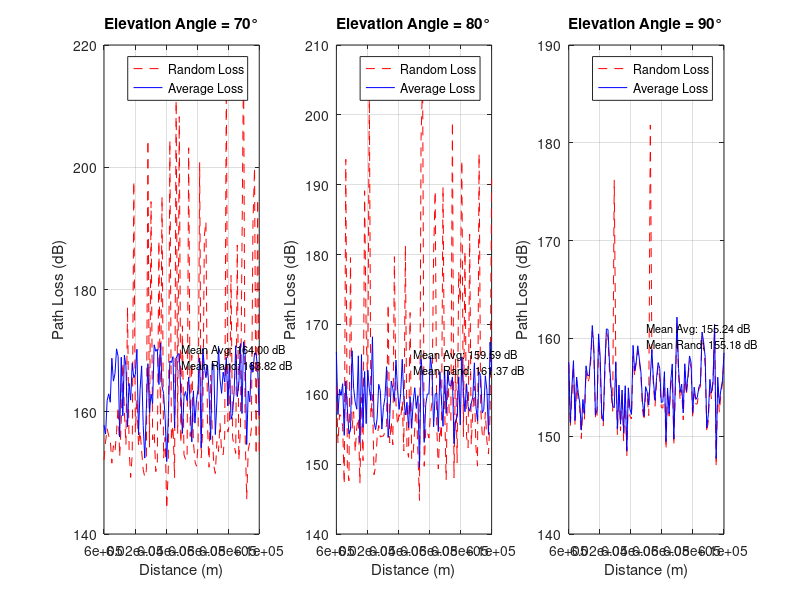

This figure's MATLAB source:
% Parameters
frequency = 2e9; % 2 GHz
distances = linspace(600e3, 610e3, 100); % Distance range from 600 km to 610 km
elevation_angles = [70, 80, 90]; % Elevation angles in degrees

% LoS probabilities for elevation angles
los_prob_values = [73.8, 82.0, 98.1]; % Percentages
los_shadow_fading = [3.5, 3.4, 2.9]; % LoS shadow fading
nlos_shadow_fading = [15.5, 13.9, 12.4]; % NLoS shadow fading
nlos_clutter_loss = [34.3, 30.9, 29.0]; % NLoS clutter loss

% Preallocate results
results_random = zeros(length(distances), length(elevation_angles));
results_avg = zeros(length(distances), length(elevation_angles));

% Helper functions
function fspl = calculate_freespacePL(frequency, distance)
    c = 299792458; % Speed of light in m/s
    fspl = 20 * log10(frequency) + 20 * log10(distance) + 20 * log10(4 * pi / c);
end

function los_prob = get_los_prob(elevation, los_prob_values)
    index = max(1, min(round((elevation - 70) / 10) + 1, 3));
    los_prob = los_prob_values(index) / 100; % Convert to fraction
end

function [los_loss, nlos_loss] = calculate_losses(elevation, los_shadow_fading, nlos_shadow_fading, nlos_clutter_loss)
    index = max(1, min(round((elevation - 70) / 10) + 1, 3));
    los_loss = los_shadow_fading(index) * randn; % LoS shadow fading
    nlos_loss = nlos_shadow_fading(index) * randn + nlos_clutter_loss(index); % NLoS fading + clutter loss
end

% Simulation
for j = 1:length(elevation_angles)
    elevation = elevation_angles(j);
    P_LOS = get_los_prob(elevation, los_prob_values); % LoS Probability
    for i = 1:length(distances)
        dist = distances(i);
        fspl = calculate_freespacePL(frequency, dist);
        
        % Calculate shadow and clutter loss
        [los_sdcl, nlos_sdcl] = calculate_losses(elevation, los_shadow_fading, nlos_shadow_fading, nlos_clutter_loss);

        % Random-based calculation
        if rand < P_LOS
            results_random(i, j) = fspl + los_sdcl;
        else
            results_random(i, j) = fspl + nlos_sdcl;
        end

        % Average-based calculation
        results_avg(i, j) = P_LOS * (fspl + los_sdcl) + (1 - P_LOS) * (fspl + nlos_sdcl);
    end
end

% Calculate mean values
mean_random = mean(results_random, 1);
mean_avg = mean(results_avg, 1);

% Plot the results with subplots
figure;
for j = 1:length(elevation_angles)
    subplot(1, 3, j); % Create a subplot for each elevation angle
    plot(distances, results_random(:, j), 'r--', 'DisplayName', 'Random Loss');
    hold on;
    plot(distances, results_avg(:, j), 'b-', 'DisplayName', 'Average Loss');
    xlabel('Distance (m)');
    ylabel('Path Loss (dB)');
    title(sprintf('Elevation Angle = %d°', elevation_angles(j)));
    legend('show');
    grid on;
    
    % Display mean values in the title
    text(605e3, mean_avg(j) + 5, sprintf('Mean Avg: %.2f dB\nMean Rand: %.2f dB', ...
        mean_avg(j), mean_random(j)), 'FontSize', 8);
end

% Show mean values in the command window
disp('Mean Path Loss Values:');
for j = 1:length(elevation_angles)
    fprintf('Elevation Angle %d° - Mean Random Loss: %.2f dB, Mean Average Loss: %.2f dB\n', ...
        elevation_angles(j), mean_random(j), mean_avg(j));
end
